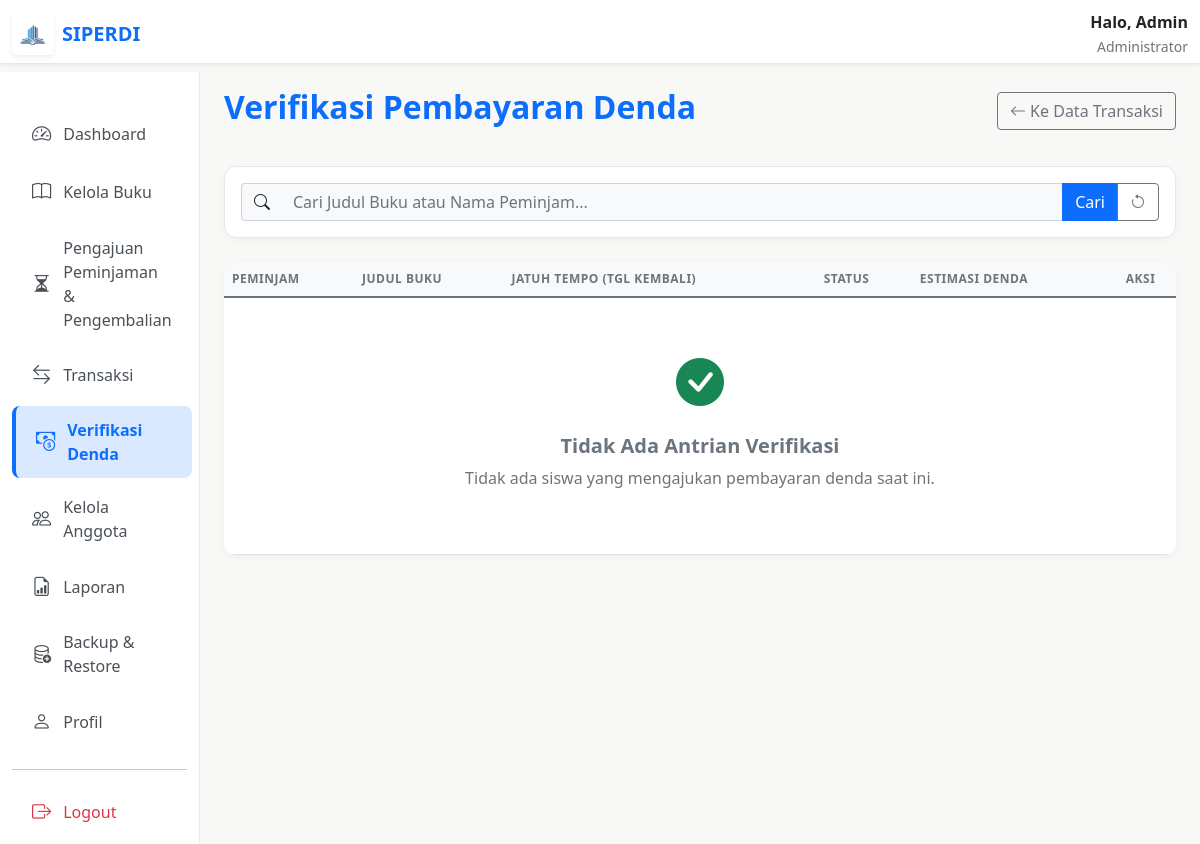
Page /admin/denda/verifikasi_denda.php (signed in) on the earlier database version.
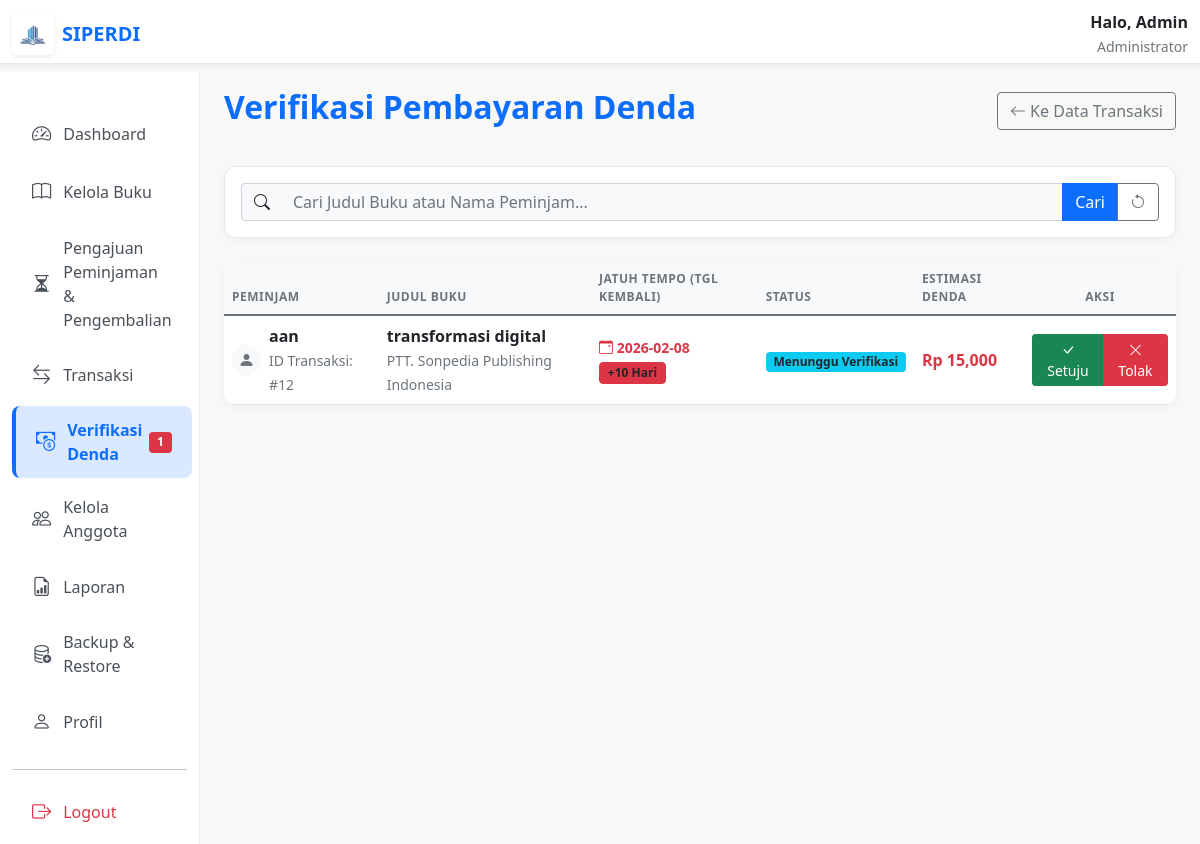
Same page on the later database version.
### tables this page shows
CREATE TABLE `transaksi` (
  `id` int(11) NOT NULL AUTO_INCREMENT,
  `id_buku` int(11) DEFAULT NULL,
  `kode_spesifik` varchar(50) DEFAULT NULL,
  `nama_peminjam` varchar(100) DEFAULT NULL,
  `tanggal_pinjam` date NOT NULL,
  `tanggal_kembali` date DEFAULT NULL,
  `status` enum('dipinjam','terlambat','kembali','pending_payment') DEFAULT 'dipinjam',
  `denda` int(11) DEFAULT 0,
  PRIMARY KEY (`id`)
);

CREATE TABLE `buku` (
  `id` int(11) NOT NULL AUTO_INCREMENT,
  `judul` varchar(150) NOT NULL,
  `penulis` varchar(200) DEFAULT NULL,
  `penerbit` varchar(150) DEFAULT NULL,
  `tahun` int(4) NOT NULL,
  `stok` int(11) NOT NULL,
  `created_at` timestamp NULL DEFAULT current_timestamp(),
  PRIMARY KEY (`id`)
);

### admin/denda/verifikasi_denda.php (the view, shortened to what this page needs)
<?php
include __DIR__ . "/../../config/database.php";
$count_denda_pending = mysqli_fetch_assoc(mysqli_query($conn, "SELECT COUNT(*) as total FROM transaksi WHERE status = 'pending_payment'"))['total'];
$denda_per_hari = 1500;
$limit = 10;
$page = isset($_GET['page']) ? (int)$_GET['page'] : 1;
$start = ($page > 1) ? ($page * $limit) - $limit : 0;
$search = isset($_GET['search']) ? mysqli_real_escape_string($conn, $_GET['search']) : '';
$query = "SELECT transaksi.*, buku.judul, detail_buku.gambar, buku.penerbit, detail_buku.kategori
          FROM transaksi
          JOIN buku ON transaksi.id_buku = buku.id
          LEFT JOIN detail_buku ON buku.id = detail_buku.id_buku
          WHERE transaksi.status = 'pending_payment'
          " . (!empty($search) ? " AND (buku.judul LIKE '%$search%' OR transaksi.nama_peminjam LIKE '%$search%')" : "") . "
          ORDER BY transaksi.tanggal_kembali ASC
          LIMIT $start, $limit";
$transaksi = mysqli_query($conn, $query);
$admin_name = $_SESSION['username'] ?? 'Admin';
?>
<!DOCTYPE html>
<html lang="id">
<head>
    <link href="../../asset/css/bootstrap.min.css" rel="stylesheet">
    <link rel="stylesheet" href="../../asset/font/bootstrap-icons.css">
</head>
<body>
    <nav class="navbar navbar-custom fixed-top">
        <div class="container-fluid">
            <a class="navbar-brand d-flex align-items-center text-primary fw-bold" href="../kelola-buku/dashboard.php" style="color: var(--primary-blue) !important; text-decoration: none;">
                <div class="bg-white rounded p-2 shadow-sm d-flex align-items-center justify-content-center me-2" style="width: 42px; height: 42px;">
                    <img src="../../asset/img/logo.png" alt="Logo" style="width: 100%; height: 100%; object-fit: contain;">
                </div>
                <span class="fs-5">SIPERDI</span>
            </a>
            <div class="d-none d-md-block text-end">
                <div class="fw-bold text-dark">Halo, <?= htmlspecialchars($admin_name) ?></div>
                <small class="text-muted">Administrator</small>
            </div>
        </div>
    </nav>
    <div class="container-fluid pt-5 mt-4">
        <div class="row">
            <nav class="col-md-3 col-lg-2 d-md-block sidebar collapse show">
                <div class="position-sticky pt-3">
                    <ul class="nav flex-column">
                        <li class="nav-item"><a class="nav-link" href="../kelola-buku/dashboard.php"><i class="bi bi-speedometer2"></i> Dashboard</a></li>
                        <li class="nav-item"><a class="nav-link" href="../kelola-buku/kelola_buku.php"><i class="bi bi-book"></i> Kelola Buku</a></li>
                        <li class="nav-item">
                            <a class="nav-link " href="../pengajuan/pengajuan_peminjaman.php">
                                <i class="bi bi-hourglass-split"></i> Pengajuan Peminjaman & Pengembalian
                            </a>
                        </li>
                        <li class="nav-item">
                            <a class="nav-link" href="../transaksi/transaksi.php">
                                <i class="bi bi-arrow-left-right"></i> Transaksi
                            </a>
                        </li>
                        <li class="nav-item">
                            <a class="nav-link active" href="../denda/verifikasi_denda.php">
                                <i class="bi bi-cash-coin"></i> Verifikasi Denda
                                <?php if ($count_denda_pending > 0): ?>
                                    <span class="badge bg-danger ms-auto"><?= $count_denda_pending ?></span>
                                <?php endif; ?>
                            </a>
                        </li>
                        <li class="nav-item"><a class="nav-link" href="../kelola-anggota/anggota.php"><i class="bi bi-people"></i> Kelola Anggota</a></li>
                        <li class="nav-item"><a class="nav-link" href="../laporan/laporan.php"><i class="bi bi-file-earmark-bar-graph"></i> Laporan</a></li>
                        <li class="nav-item"><a class="nav-link" href="../backup/backup.php"><i class="bi bi-database-add"></i> Backup & Restore</a></li>
                        <li class="nav-item"><a class="nav-link" href="../profil/profil.php"><i class="bi bi-person"></i> Profil</a></li>
                    </ul>
                    <hr>
                    <div class="nav-item"><a class="nav-link btn-logout" href="../konfirmasi_logout.php"><i class="bi bi-box-arrow-right"></i> Logout</a></div>
                </div>
            </nav>
            <main class="col-md-9 ms-sm-auto col-lg-10 px-md-4">
                <div class="d-flex justify-content-between flex-wrap flex-md-nowrap align-items-center pt-3 pb-2 mb-4">
                    <h2 class="fw-bold" style="color: var(--primary-blue);">Verifikasi Pembayaran Denda</h2>
                    <a href="../transaksi/transaksi.php" class="btn btn-outline-secondary">
                        <i class="bi bi-arrow-left"></i> Ke Data Transaksi
                    </a>
                </div>
                <div class="card card-custom p-3 mb-4">
                    <form method="get">
                        <div class="input-group">
                            <span class="input-group-text bg-light border-end-0"><i class="bi bi-search"></i></span>
                            <input type="text" name="search" value="<?= htmlspecialchars($search) ?>" class="form-control border-start-0 bg-light" placeholder="Cari Judul Buku atau Nama Peminjam...">
                            <button type="submit" class="btn btn-primary">Cari</button>
                            <a href="verifikasi_denda.php" class="btn btn-outline-secondary"><i class="bi bi-arrow-counterclockwise"></i></a>
                        </div>
                    </form>
                </div>
                <div class="card card-custom border-0 overflow-hidden">
                    <div class="table-responsive">
                        <table class="table table-hover align-middle mb-0">
                            <thead class="table-custom">
                                <tr>
                                    <th>Peminjam</th>
                                    <th>Judul Buku</th>
                                    <th>Jatuh Tempo (Tgl Kembali)</th>
                                    <th>Status</th>
                                    <th>Estimasi Denda</th>
                                    <th class="text-center">Aksi</th>
                                </tr>
                            </thead>
                            <tbody>
                                <?php if (mysqli_num_rows($transaksi) > 0): ?>
                                    <?php while ($t = mysqli_fetch_assoc($transaksi)):
                                        $estimasi_denda = 0;
                                        if (!empty($t['tanggal_kembali'])) {
                                            $today_timestamp = time();
                                            $due_timestamp = strtotime($t['tanggal_kembali'] . ' 23:59:59');
                                            if ($today_timestamp > $due_timestamp) {
                                                $selisih_detik = $today_timestamp - $due_timestamp;
                                                $hari_terlambat = ceil($selisih_detik / (60 * 60 * 24));
                                                $estimasi_denda = $hari_terlambat * $denda_per_hari;
                                            }
                                        }
                                        $label_status = '<span class="badge bg-info text-dark">Menunggu Verifikasi</span>';
                                    ?>
                                        <tr>
                                            <td>
                                                <div class="d-flex align-items-center gap-2">
                                                    <div class="bg-light rounded-circle d-flex align-items-center justify-content-center" style="width: 32px; height: 32px;">
                                                        <i class="bi bi-person-fill text-secondary"></i>
                                                    </div>
                                                    <div>
                                                        <div class="fw-bold text-dark"><?= htmlspecialchars($t['nama_peminjam']) ?></div>
                                                        <small class="text-muted">ID Transaksi: #<?= $t['id'] ?></small>
                                                    </div>
                                                </div>
                                            </td>
                                            <td>
                                                <div class="fw-bold text-dark"><?= htmlspecialchars($t['judul']) ?></div>
                                                <small class="text-muted"><?= $t['penerbit'] ?></small>
                                            </td>
                                            <td>
                                                <div class="text-danger small fw-bold">
                                                    <i class="bi bi-calendar-event"></i> <?= $t['tanggal_kembali'] ?>
                                                </div>
                                                <?php
                                                $today = date('Y-m-d');
                                                if ($today > $t['tanggal_kembali']) {
                                                    $d1 = new DateTime($t['tanggal_kembali']);
                                                    $d2 = new DateTime($today);
                                                    $diff = $d1->diff($d2);
                                                    echo '<span class="badge bg-danger bg-opacity-10 text-dark border border-danger border-opacity-25 mt-1">+' . $diff->days . ' Hari</span>';
                                                }
                                                ?>
                                            </td>
                                            <td><?= $label_status ?></td>
                                            <td class="fw-bold text-danger">
                                                Rp <?= number_format($estimasi_denda) ?>
                                            </td>
                                            <td class="text-center">
                                                <div class="btn-group" role="group">
                                                    <a href="?action=approve&id=<?= $t['id'] ?>&search=<?= $search ?>&page=<?= $page ?>"
                                                        onclick="return confirm('Konfirmasi pembayaran denda sebesar Rp <?= number_format($estimasi_denda) ?>? \n\nStatus akan berubah menjadi SELESAI dan stok buku akan dikembalikan.')"
                                                        class="btn btn-sm btn-success" title="Setujui Pembayaran">
                                                        <i class="bi bi-check-lg"></i> Setuju
                                                    </a>
                                                    <a href="?action=reject&id=<?= $t['id'] ?>&search=<?= $search ?>&page=<?= $page ?>"
                                                        onclick="return confirm('Tolak bukti pembayaran ini? \n\nStatus transaksi akan dikembalikan ke DIPINJAM.')"
                                                        class="btn btn-sm btn-danger" title="Tolak Pembayaran">
                                                        <i class="bi bi-x-lg"></i> Tolak
                                                    </a>
                                                </div>
                                            </td>
                                        </tr>
                                    <?php endwhile; ?>
                                <?php else: ?>
                                    <tr>
                                        <td colspan="6" class="text-center py-5 text-muted">
                                            <div class="mb-3">
                                                <i class="bi bi-check-circle-fill text-success" style="font-size: 3rem;"></i>
                                            </div>
                                            <h5 class="fw-bold text-secondary">Tidak Ada Antrian Verifikasi</h5>
                                            <p>Tidak ada siswa yang mengajukan pembayaran denda saat ini.</p>
                                        </td>
                                    </tr>
                                <?php endif; ?>
                            </tbody>
                        </table>
                    </div>
                </div>
            </main>
        </div>
    </div>
</body>
</html>

### admin/denda/verifikasi_denda.php (style rules this page uses)
:root { --primary-blue: #0d6efd; --bg-soft: #f8f9f6; }
body { font-family: 'Segoe UI', Tahoma, Geneva, Verdana, sans-serif; background-color: var(--bg-soft); min-height: 100vh; display: flex; flex-direction: column; }
.navbar-custom { background-color: #ffffff; box-shadow: 0 2px 4px rgba(0, 0, 0, 0.05); height: 64px; border-bottom: 1px solid #e5e7eb; }
.sidebar { min-height: calc(100vh - 64px); background-color: #ffffff; border-right: 1px solid #e9ecef; padding-top: 20px; }
.sidebar .nav-link { color: #495057; font-weight: 500; padding: 12px 20px; margin-bottom: 5px; border-radius: 8px; display: flex; align-items: center; transition: all 0.2s; }
.sidebar .nav-link i { margin-right: 12px; font-size: 1.2rem; }
.sidebar .nav-link.active { background-color: rgba(13, 110, 253, 0.15); color: var(--primary-blue); font-weight: 600; box-shadow: none; border-left: 4px solid var(--primary-blue); }
.sidebar .btn-logout { color: #dc3545; }
.card-custom { border: 1px solid #e5e7eb; border-radius: 12px; background: #fff; box-shadow: 0 2px 8px rgba(0, 0, 0, 0.04); }
.form-control, .form-select { border-color: #ced4da; border-radius: 8px; }
.table-custom th { background-color: #f8f9fa; border-bottom: 2px solid #e9ecef; font-weight: 600; text-transform: uppercase; font-size: 0.75rem; color: #6c757d; letter-spacing: 0.5px; }
.table td { vertical-align: middle; }

Differences in the rows shown:
added transaksi: nama_peminjam "aan", id "12", id_buku.judul "transformasi digital", id_buku.penerbit "PTT. Sonpedia Publishing Indonesia", tanggal_kembali "2026-02-08", tanggal_kembali "10", tanggal_kembali "15,000"
Other differences:
$count_denda_pending: (not shown) → "1"
text no longer shown: "Tidak Ada Antrian Verifikasi Tidak ada siswa yang mengajukan pembayaran denda saat ini."
